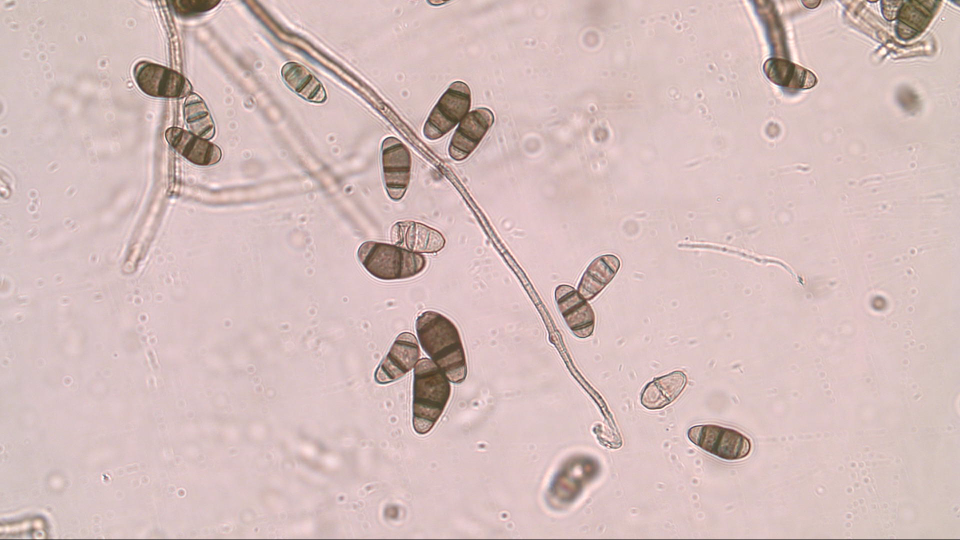
#> input picture image/culvularia-patogen.png, 1920 x 1080 px, found by its file name (shown at 1/2 size)
$ python wavelet.py
#> lines starting #> are read from the running program, lines starting #| are printed output that depends on the picture
import cv2
import numpy
import matplotlib.pyplot as plt
from skimage import data
from skimage import filters
from skimage import exposure
import pywt
from pywt._doc_utils import wavedec2_keys, draw_2d_wp_basis

#import gambar
culvularia = cv2.imread("culvularia-patogen.png")
#> culvularia is the input picture: shape (1080, 1920, 3); mean B, G, R 187.3, 188.9, 212.4
fusarium = cv2.imread("fusarium-patogen.png")
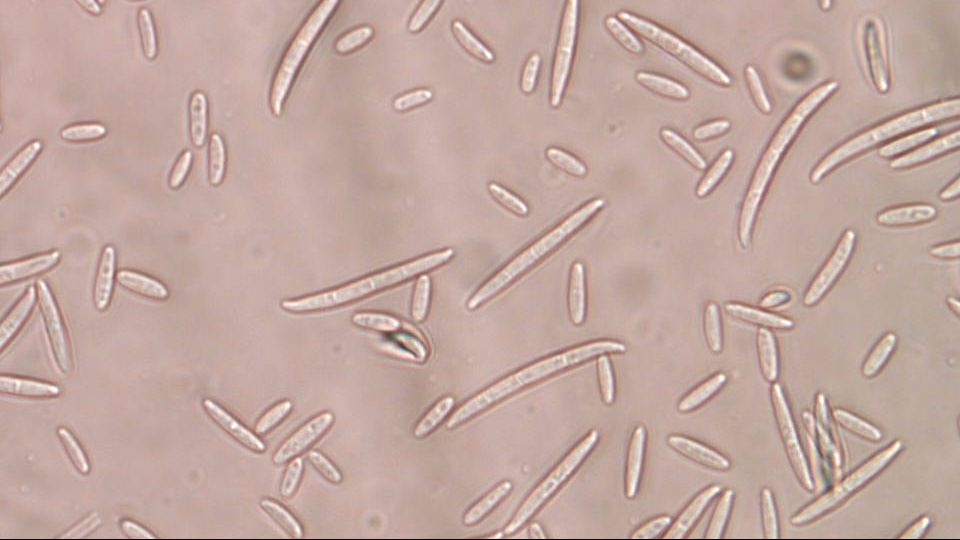
#> input picture image/fusarium-patogen.png, 960 x 540 px, found by its file name
#> fusarium is the input picture: shape (540, 960, 3); mean B, G, R 160.5, 168, 194.3

#konversi color space ke hsv, ycc, dan grayscale
#culvularia
culvularia_HSV = cv2.cvtColor(culvularia,cv2.COLOR_BGR2HSV)
#> culvularia_HSV: shape (1080, 1920, 3); mean H, S, V 69.5, 32.4, 212.5
culvularia_YCC = cv2.cvtColor(culvularia,cv2.COLOR_BGR2YCrCb)
#> culvularia_YCC: shape (1080, 1920, 3); mean of channels 0, 1, 2 195.7, 139.9, 123.2
culvularia_Grayscale = cv2.cvtColor(culvularia,cv2.COLOR_BGR2GRAY)

#fusarium
fusarium_HSV = cv2.cvtColor(fusarium,cv2.COLOR_BGR2HSV)
#> fusarium_HSV: shape (540, 960, 3); mean H, S, V 12.6, 44.8, 194.3
fusarium_YCC = cv2.cvtColor(fusarium,cv2.COLOR_BGR2YCrCb)
#> fusarium_YCC: shape (540, 960, 3); mean of channels 0, 1, 2 174.9, 141.8, 120
fusarium_Grayscale = cv2.cvtColor(fusarium,cv2.COLOR_BGR2GRAY)

#split color space
cul_H, cul_S, cul_V = cv2.split(culvularia_HSV)
cul_Y, cul_Cr, cul_Cb = cv2.split(culvularia_YCC)

fus_H, fus_S, fus_V = cv2.split(fusarium_HSV)
fus_Y, fus_Cr, fus_Cb = cv2.split(fusarium_YCC)
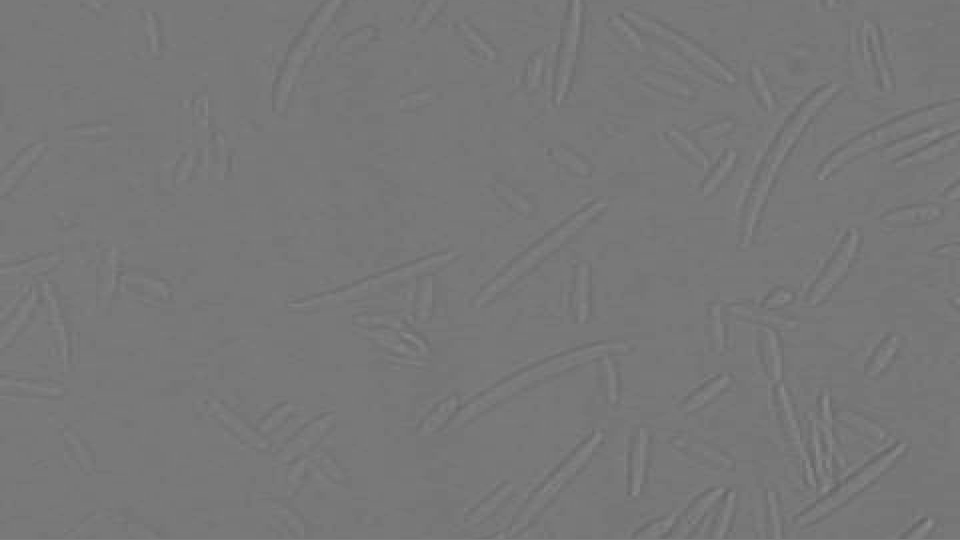
#> fus_Cb: shape (540, 960); min 99, max 143, mean 120

#thresholding pathogen culvaria
nilai_cul = filters.threshold_otsu(culvularia_Grayscale)
#> nilai_cul = 157

hist, bins_center = exposure.histogram(culvularia_Grayscale)
#> hist = 256 values, max 199594 at index 203, min 0 at index 1, mean 8100; bins_center = 256 values from 0 to 255

plt.figure(figsize=(9, 4))
plt.subplot(131)
plt.imshow(culvularia_Grayscale, cmap='gray', interpolation='nearest')
plt.axis('off')
plt.subplot(132)
plt.imshow(culvularia_Grayscale < nilai_cul, cmap='gray', interpolation='nearest')
plt.axis('off')
plt.subplot(133)
plt.plot(bins_center, hist, lw=2)
plt.axvline(nilai_cul, color='k', ls='--')

#menampilkan plot hasil thresholding pathogen culvaria
plt.tight_layout()
plt.show()
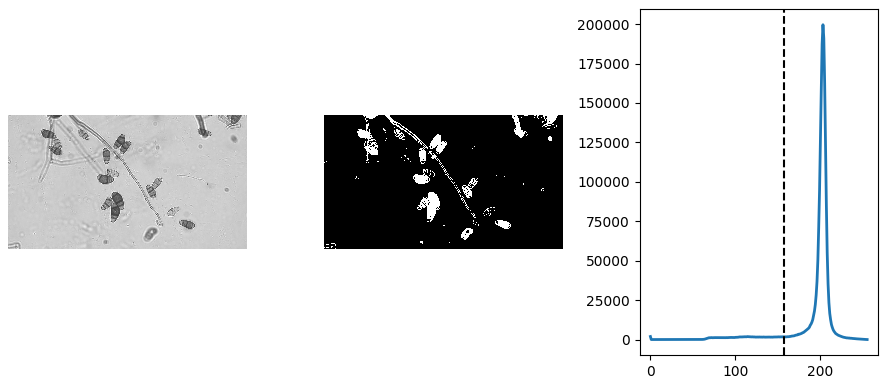
#> figure drawn by matplotlib, 3 panels; panel 3: curve peaks at x = 203, y = 199594

#thresholding pathogen fusarium
nilai_fus = filters.threshold_otsu(fusarium_Grayscale)
#> nilai_fus = 159

hist2, bins_center2 = exposure.histogram(fusarium_Grayscale)
#> hist2 = 256 values, max 38005 at index 177, min 0 at index 1, mean 2025; bins_center2 = 256 values from 0 to 255

plt.figure(figsize=(9, 4))
plt.subplot(131)
plt.imshow(fusarium_Grayscale, cmap='gray', interpolation='nearest')
plt.axis('off')
plt.subplot(132)
plt.imshow(fusarium_Grayscale < nilai_fus, cmap='gray', interpolation='nearest')
plt.axis('off')
plt.subplot(133)
plt.plot(bins_center2, hist2, lw=2)
plt.axvline(nilai_fus, color='k', ls='--')

#menampilkan plot hasil thresholding pathogen fusarium
plt.tight_layout()
plt.show()
#> figure, not shown here; panel 3: curve peaks at x = 177, y = 38005


##wavelet pathogen culvularia
#1. segmentasi menggunakan otsu thresholding
row, col, ch = culvularia.shape
#> row = 1080; col = 1920; ch = 3
canvas_cuvularia = numpy.zeros((row,col), numpy.uint8)

for i in range (row):
    for j in range (col):
        if(culvularia_Grayscale[i,j]<nilai_cul):
            canvas_cuvularia.itemset((i,j), culvularia_Grayscale[i,j])
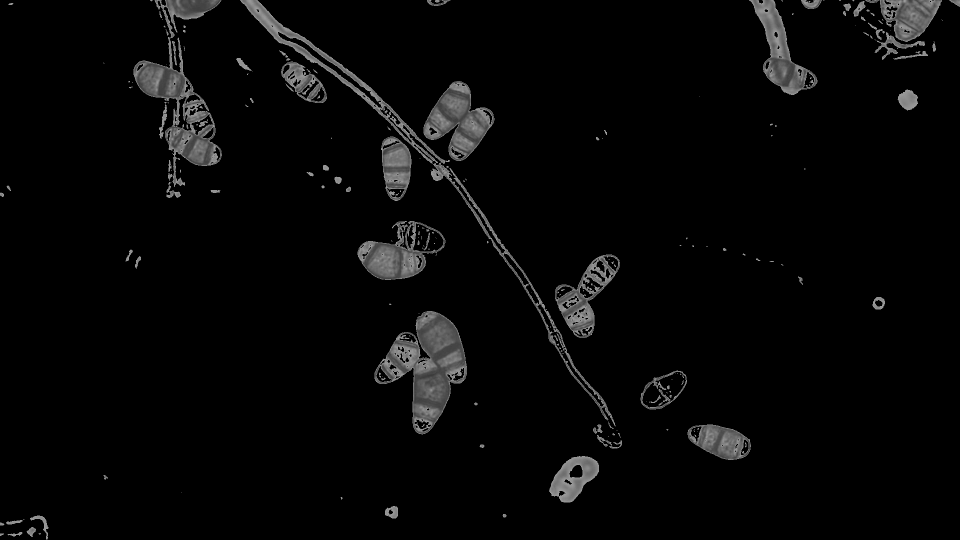
#> canvas_cuvularia: shape (1080, 1920) (shown at 1/2 size); min 0, max 156, mean 7.3

#2. dekomposisi 1 level dan 2 level
max_lev = 2
label_levels = 2

fig, axes = plt.subplots(2, 3, figsize=[14, 8])
for level in range(0, max_lev + 1):
    if level == 0:
        # menampilkan gambar original sebelum dekomposisi
        axes[0, 0].set_axis_off()
        axes[1, 0].imshow(canvas_cuvularia, cmap=plt.cm.gray)
        axes[1, 0].set_title('Image')
        axes[1, 0].set_axis_off()
        continue

    draw_2d_wp_basis((row,col,1), wavedec2_keys(level), ax=axes[0, level],
                     label_levels=label_levels)
    axes[0, level].set_title('{} level\ndecomposition'.format(level))

    # compute the 2D DWT
    c = pywt.wavedec2(canvas_cuvularia, 'db2', mode='periodization', level=level)
    c[0] /= numpy.abs(c[0]).max()
    for detail_level in range(level):
        c[detail_level + 1] = [d/numpy.abs(d).max() for d in c[detail_level + 1]]
    # menampilkan normalized coefficients
    arr, slices = pywt.coeffs_to_array(c)
    axes[1, level].imshow(arr, cmap=plt.cm.gray)
    axes[1, level].set_title('Coefficients\n({} level)'.format(level))
    axes[1, level].set_axis_off()

plt.tight_layout()
plt.show()

#3. dekomposisi per sumbu (x,y,diagonal)
titles = ['Approximation', 'Horizontal detail', 'Vertical detail', 'Diagonal detail']
coeffs2 = pywt.dwt2(canvas_cuvularia, 'bior1.3')
LL, (LH, HL, HH) = coeffs2
fig = plt.figure(figsize=(12, 3))
for i, a in enumerate([LL, LH, HL, HH]):
    ax = fig.add_subplot(1, 4, i + 1)
    ax.imshow(a, interpolation="nearest", cmap=plt.cm.gray)
    ax.set_title(titles[i], fontsize=10)
    ax.set_xticks([])
    ax.set_yticks([])
#> this loop made 4 passes

fig.tight_layout()
plt.show()


##wavelet pathogen fusarium
#1. segmentasi menggunakan otsu thresholding
row, col, ch = fusarium.shape
#> row = 540; col = 960
canvas_fusarium = numpy.zeros((row,col), numpy.uint8)

for i in range (row):
    for j in range (col):
        if(fusarium_Grayscale[i,j]<nilai_cul):
            canvas_fusarium.itemset((i,j), fusarium_Grayscale[i,j])
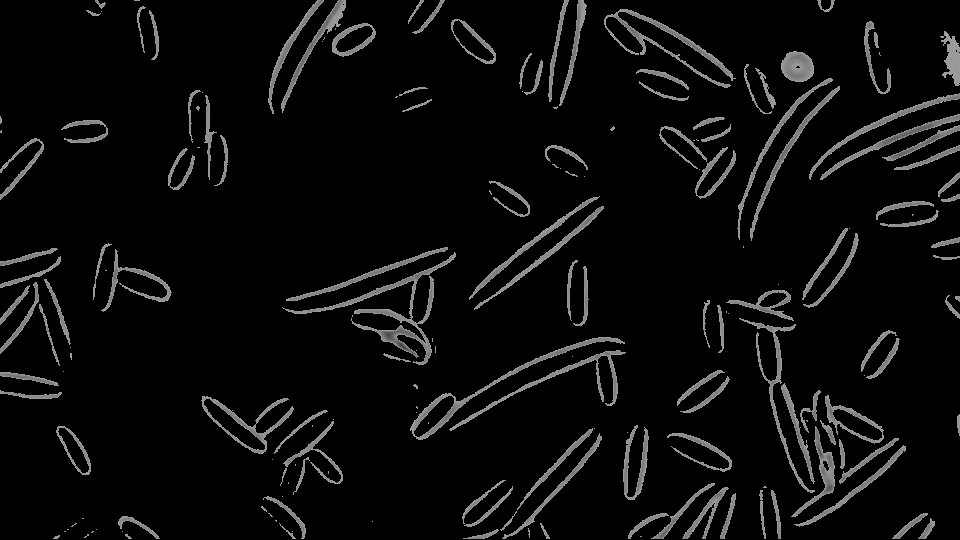
#> canvas_fusarium: shape (540, 960); min 0, max 156, mean 11.3

#2. dekomposisi 1 level dan 2 level
max_lev = 2
label_levels = 2

fig, axes = plt.subplots(2, 3, figsize=[14, 8])
for level in range(0, max_lev + 1):
    if level == 0:
        # menampilkan gambar original sebelum dekomposisi
        axes[0, 0].set_axis_off()
        axes[1, 0].imshow(canvas_fusarium, cmap=plt.cm.gray)
        axes[1, 0].set_title('Image')
        axes[1, 0].set_axis_off()
        continue

    draw_2d_wp_basis((row,col,1), wavedec2_keys(level), ax=axes[0, level],
                     label_levels=label_levels)
    axes[0, level].set_title('{} level\ndecomposition'.format(level))

    # compute the 2D DWT
    c = pywt.wavedec2(canvas_fusarium, 'db2', mode='periodization', level=level)
    c[0] /= numpy.abs(c[0]).max()
    for detail_level in range(level):
        c[detail_level + 1] = [d/numpy.abs(d).max() for d in c[detail_level + 1]]
    # menampilkan normalized coefficients
    arr, slices = pywt.coeffs_to_array(c)
    axes[1, level].imshow(arr, cmap=plt.cm.gray)
    axes[1, level].set_title('Coefficients\n({} level)'.format(level))
    axes[1, level].set_axis_off()

plt.tight_layout()
plt.show()

#3. dekomposisi per sumbu (x,y,diagonal)
titles = ['Approximation', 'Horizontal detail', 'Vertical detail', 'Diagonal detail']
coeffs2 = pywt.dwt2(canvas_fusarium, 'bior1.3')
LL, (LH, HL, HH) = coeffs2
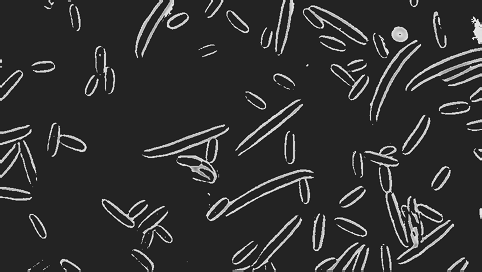
#> LL: shape (272, 482) float64; min -57.93, max 355.8, mean 22.7; drawn with min black and max white
#> LH: shape (272, 482) float64
#> HL: shape (272, 482) float64
#> HH: shape (272, 482) float64
fig = plt.figure(figsize=(12, 3))
for i, a in enumerate([LL, LH, HL, HH]):
    ax = fig.add_subplot(1, 4, i + 1)
    ax.imshow(a, interpolation="nearest", cmap=plt.cm.gray)
    ax.set_title(titles[i], fontsize=10)
    ax.set_xticks([])
    ax.set_yticks([])

fig.tight_layout()
plt.show()

#menampilkan hasil segmentasi pathogen culvularia dan fusarium
cv2.imshow("Segmentasi Pathogen Culvularia", cv2.resize(canvas_cuvularia,(800,600)))
cv2.imshow("Segmentasi Pathogen Fusarium", cv2.resize(canvas_fusarium,(800,600)))
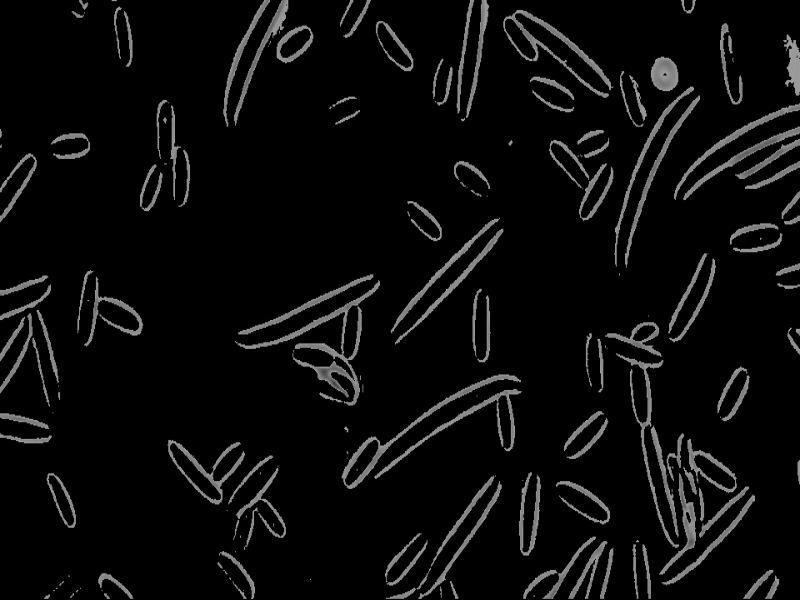
#> window 'Segmentasi Pathogen Fusarium': shape (600, 800); min 0, max 156, mean 11.3

#exit
k=cv2.waitKey()
#> (key Esc is pressed here)
#membuat file baru
if k == ord('s'):
    cv2.imwrite("Segmentasi Pathogen Culvularia.png", cv2.resize(canvas_cuvularia,(800,600)))
    cv2.imwrite("Segmentasi Pathogen Fusarium.png", cv2.resize(canvas_fusarium,(800,600)))
cv2.destroyAllWindows()
